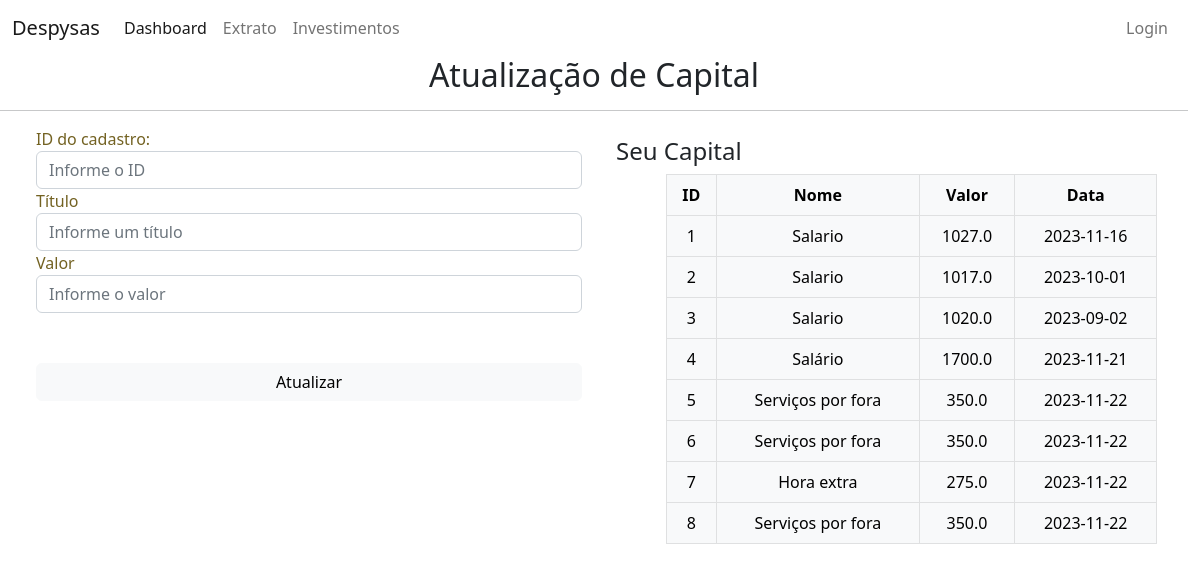
The app's page /editar_capital with its own data.
### despysas/models.py (models this page shows)
class Capitais(db.Model):
    id = db.Column(db.Integer, primary_key=True)
    nome = db.Column(db.String(length=30), nullable=False)
    valor = db.Column(db.Float, nullable=False)
    data = db.Column(db.Date, default=date.today(), nullable=True)

### despysas/routes.py (the view, shortened to what this page needs)
@app.route('/editar_capital', methods=['GET', 'POST']) # decorator rota cadastro de capital
def page_edita_capital():
    form = EditaFormCapital() # consulta informacoes do formulario de cadastro de capital
    id = form.id.data
    return render_template("editar_capital.html", capital=Capitais.query.all(), form=form) # renderiza o formulario

### despysas/forms.py
class EditaFormCapital(FlaskForm):
    id = IntegerField(label="ID do cadastro:", validators=[DataRequired()])
    nome = StringField(label="Título", validators=[Length(max=30), DataRequired()])
    valor = FloatField(label="Valor", validators=[DataRequired()])
    submit = SubmitField(label="Atualizar")

### despysas/templates/editar_capital.html (shortened to what this page needs)
{% extends 'base.html' %}
{% block content %}
    <h2 style="text-align: center;">Atualização de Capital</h2>
    <hr>
    <div class="container">
        <div class="row">
            <div class="col-sm-6">
                <form method="POST" class="form-register" style="color: #736222;">
                    {{ form.id.label() }}
                    {{ form.id(class="form-control", placeholder="Informe o ID")}}
                    {{ form.nome.label() }}
                    {{ form.nome(class="form-control", placeholder="Informe um título")}}
                    {{ form.valor.label() }}
                    {{ form.valor(class="form-control", placeholder="Informe o valor")}}
                    <div class="d-grid" style="padding-top: 50px;">
                        {{ form.submit(class="btn btn-md btn-light")}}
                    </div>
                </form>
            </div>
            <div class="col-sm-6">
                <h4 style="margin-left: 10px; margin-top: 10px;">Seu Capital</h4>
                <table class="table table-hover table-bordered table-light" style="max-width: 90%; text-align: center; margin-left: 60px;">
                    <thead>
                        <th scope="col">ID</th>
                        <th scope="col">Nome</th>
                        <th scope="col">Valor</th>
                        <th scope="col">Data</th>
                    </thead>
                    <tbody>
                        {% for item in capital %}
                        <tr>
                            <td>{{item.id}}</td>
                            <td>{{item.nome}}</td>
                            <td>{{item.valor}}</td>
                            <td>{{item.data}}</td>
                        </tr>
                        {% endfor %}
                    </tbody>
                </table>
            </div>
        </div>
    </div>
{% endblock %}

### despysas/templates/base.html (style rules this page uses)
html, body { height: 100%; margin: 0; max-width: 100%; padding: 0; }
body { background-image: url("/static/background.jpg"); background: #fdc700; background: -moz-linear-gradient(top, #fff 0%, #fdc700 100%); background: -webkit-gradient(linear, left top, left bottom, color-stop(0%, #633535), color-stop(100%, #943bea)); background: -webkit-linear-gradient(top, #FAF844 10%, #DEAA3C 100%); background: -o-linear-gradient(top, #DEAA3C 0%, #fdc700 100%); background: -ms-linear-gradient(top, #554d4d 0%, #F5D14E 100%); background: linear-gradient(to bottom, #ffffff 0%, #ffffff 100%); }

### records on screen
Capitais: id "1", nome "Salario", valor "1027.0", data "2023-11-16"
Capitais: id "2", nome "Salario", valor "1017.0", data "2023-10-01"
Capitais: id "3", nome "Salario", valor "1020.0", data "2023-09-02"
Capitais: id "4", nome "Salário", valor "1700.0", data "2023-11-21"
Capitais: id "5", nome "Serviços por fora", valor "350.0", data "2023-11-22"
Capitais: id "6", nome "Serviços por fora", valor "350.0", data "2023-11-22"
Capitais: id "7", nome "Hora extra", valor "275.0", data "2023-11-22"
Capitais: id "8", nome "Serviços por fora", valor "350.0", data "2023-11-22"
